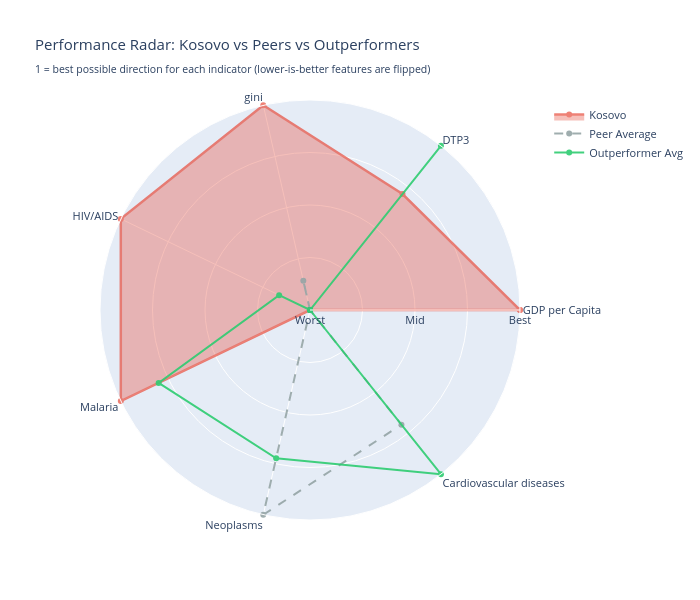

Source (notebook cell):
### Code cell
# ── 3b. Radar chart — country vs peers vs outperformers ───────────────────────

if CLUSTER_AVAILABLE and len(comparison_rows) > 0:
    # Normalise to 0–1 for radar (direction-corrected: 1 = better)
    radar_feats = df_comparison['Feature'].tolist()
    scaler_mm   = MinMaxScaler()

    # Build matrix: rows = [country, peer_avg, outperf_avg]
    raw_vals = df_comparison[[COUNTRY, 'Peer Average', 'Outperformer Avg']].values.T

    # Normalise column-wise (feature-wise)
    norm_vals = np.zeros_like(raw_vals, dtype=float)
    for j, feat in enumerate(radar_feats):
        col = raw_vals[:, j]
        col_clean = col[~np.isnan(col)]
        if len(col_clean) < 2 or col_clean.max() == col_clean.min():
            norm_vals[:, j] = 0.5
            continue
        norm = (col - col_clean.min()) / (col_clean.max() - col_clean.min())
        # Flip direction for lower-is-better
        lib = df_comparison.loc[df_comparison['Feature'] == feat, 'Lower is Better'].iloc[0]
        norm_vals[:, j] = 1 - norm if lib else norm

    # Close the polygon
    theta  = radar_feats + [radar_feats[0]]
    fig    = go.Figure()
    labels = [COUNTRY, 'Peer Average', 'Outperformer Avg']
    colors = ['#e74c3c', '#95a5a6', '#2ecc71']
    dashes = ['solid', 'dash', 'solid']

    for i, (label, color, dash) in enumerate(zip(labels, colors, dashes)):
        vals = list(norm_vals[i]) + [norm_vals[i][0]]
        fig.add_trace(go.Scatterpolar(
            r=vals, theta=theta,
            fill='toself' if label == COUNTRY else 'none',
            name=label,
            line=dict(color=color, width=2.5 if label == COUNTRY else 2, dash=dash),
            opacity=0.7 if label == COUNTRY else 0.9
        ))

    fig.update_layout(
        polar=dict(radialaxis=dict(visible=True, range=[0, 1],
                                   ticktext=['Worst', '', 'Mid', '', 'Best'],
                                   tickvals=[0, 0.25, 0.5, 0.75, 1.0])),
        title=f'Performance Radar: {COUNTRY} vs Peers vs Outperformers<br>'
              '<sub>1 = best possible direction for each indicator (lower-is-better features are flipped)</sub>',
        width=700, height=600, font=dict(size=11)
    )
    fig.show()

### Figure 1 — Plotly figure (JSON) as saved in the notebook; plotly's stock layout.template omitted (floating-point values rounded to 4 significant figures)
{"data": [{"fill": "toself", "line": {"color": "#e74c3c", "dash": "solid", "width": 2.5}, "name": "Kosovo", "opacity": 0.7, "r": [1, 0.7064, 1, 1, 1, 0, 0, 1], "theta": ["GDP per Capita", "DTP3", "gini", "HIV/AIDS", "Malaria", "Neoplasms", "Cardiovascular diseases", "GDP per Capita"], "type": "scatterpolar"}, {"fill": "none", "line": {"color": "#95a5a6", "dash": "dash", "width": 2}, "name": "Peer Average", "opacity": 0.9, "r": [0, 0, 0.1429, 0, 0, 1, 0.6984, 0], "theta": ["GDP per Capita", "DTP3", "gini", "HIV/AIDS", "Malaria", "Neoplasms", "Cardiovascular diseases", "GDP per Capita"], "type": "scatterpolar"}, {"fill": "none", "line": {"color": "#2ecc71", "dash": "solid", "width": 2}, "name": "Outperformer Avg", "opacity": 0.9, "r": [4.816e-05, 1, 0, 0.163, 0.8, 0.7242, 1, 4.816e-05], "theta": ["GDP per Capita", "DTP3", "gini", "HIV/AIDS", "Malaria", "Neoplasms", "Cardiovascular diseases", "GDP per Capita"], "type": "scatterpolar"}], "layout": {"font": {"size": 11}, "height": 600, "polar": {"radialaxis": {"range": [0, 1], "ticktext": ["Worst", "", "Mid", "", "Best"], "tickvals": [0, 0.25, 0.5, 0.75, 1], "visible": true}}, "title": {"text": "Performance Radar: Kosovo vs Peers vs Outperformers<br><sub>1 = best possible direction for each indicator (lower-is-better features are flipped)</sub>"}, "width": 700}}
